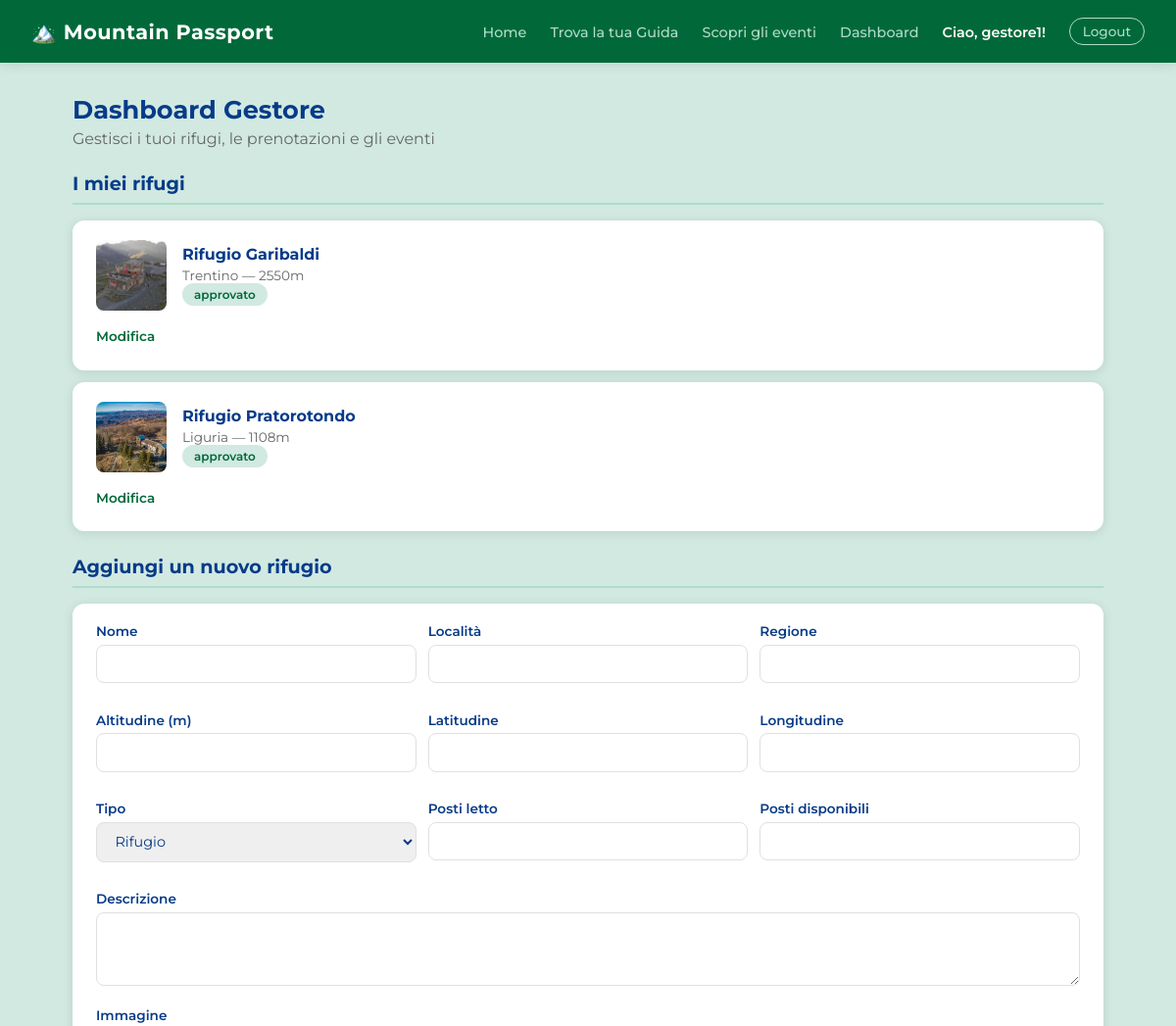
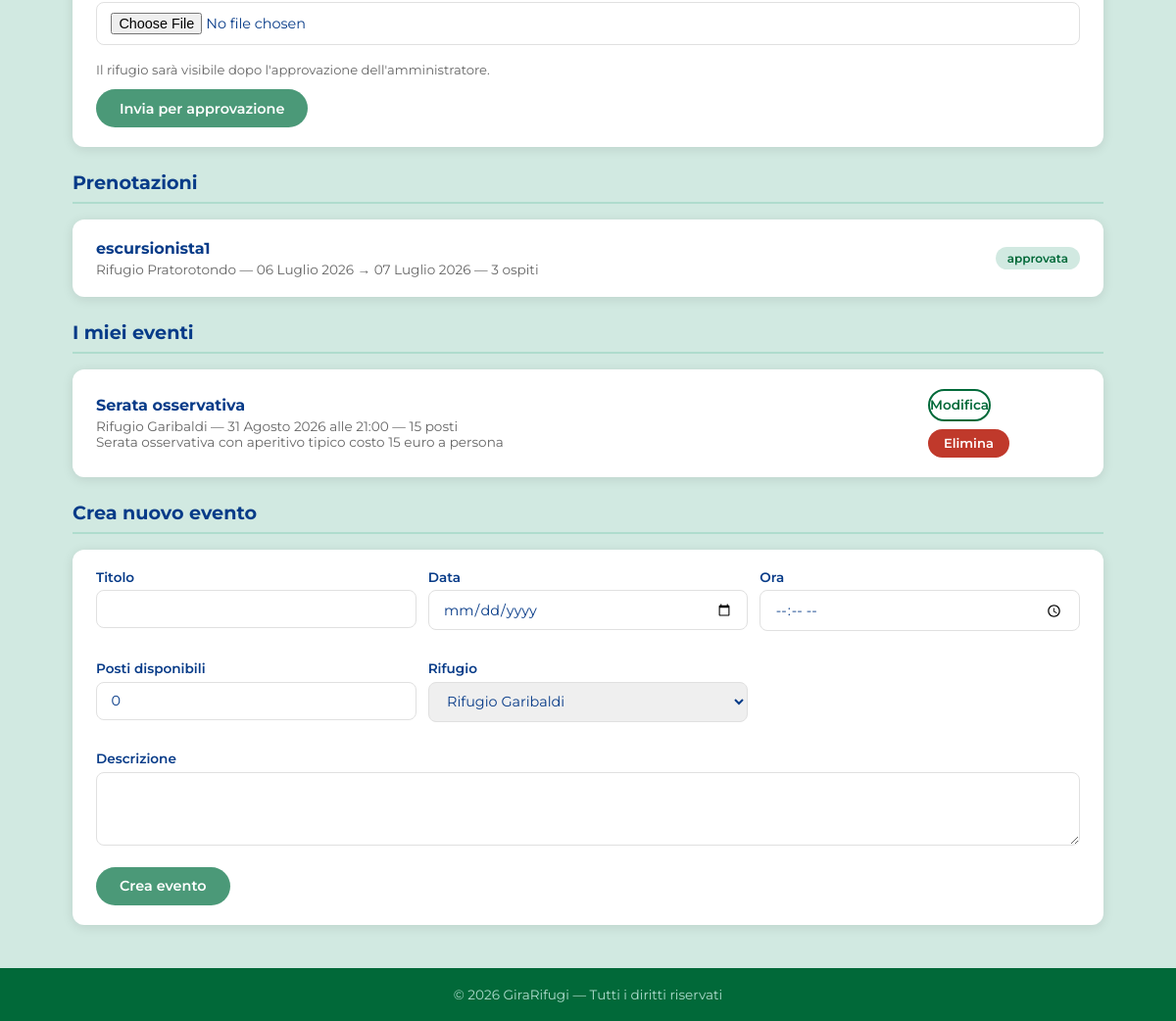
/gestore/ (signed in), run on the app's committed database (2 pictures, top to bottom).
### rifugi/models.py (models this page shows, shortened)
class Rifugio(models.Model):
    nome = models.CharField(max_length=200)
    localita = models.CharField(max_length=200)
    altitudine = models.IntegerField()
    latitudine = models.FloatField()
    longitudine = models.FloatField()
    regione = models.CharField(max_length=100)
    TIPO_CHOICES = [
        ('RIFUGIO', 'Rifugio'),
        ('BIVACCO', 'Bivacco'),
        ('CAPANNA', 'Capanna'),
    ]
    tipo = models.CharField(max_length=20, choices=TIPO_CHOICES, default='RIFUGIO')
    descrizione = models.TextField(blank=True)
    posti_letto = models.IntegerField(default=0)
    posti_disponibili = models.IntegerField(default=0)
    immagine = models.ImageField(upload_to='rifugi/', blank=True, null=True)
    qr_uuid = models.UUIDField(default=uuid.uuid4, unique=True, editable=False)
    STATO_CHOICES = [
        ('in_attesa', 'In attesa'),
        ('approvato', 'Approvato'),
    ]
    stato = models.CharField(max_length=20, choices=STATO_CHOICES, default='in_attesa')
    gestore = models.ForeignKey(
        User,
        on_delete=models.SET_NULL,
        null=True,
        blank=True,
        related_name='rifugi'
    )
    class Meta:
        verbose_name_plural = "Rifugi"

class Prenotazione(models.Model):
    escursionista = models.ForeignKey(
        User,
        on_delete=models.CASCADE,
        related_name='prenotazioni'
    )
    rifugio = models.ForeignKey(
        Rifugio,
        on_delete=models.CASCADE,
        related_name='prenotazioni'
    )
    data_arrivo = models.DateField()
    data_partenza = models.DateField()
    num_ospiti = models.IntegerField(default=1)
    STATO_CHOICES = [
        ('in_attesa', 'In attesa'),
        ('approvata', 'Approvata'),
        ('rifiutata', 'Rifiutata'),
    ]
    stato = models.CharField(max_length=20, choices=STATO_CHOICES, default='in_attesa')
    class Meta:
        verbose_name_plural = "Prenotazioni"

class Evento(models.Model):
    rifugio = models.ForeignKey(
        Rifugio,
        on_delete=models.CASCADE,
        related_name='eventi'
    )
    titolo = models.CharField(max_length=200)
    descrizione = models.TextField(blank=True)
    data = models.DateField()
    ora = models.TimeField(blank=True, null=True)
    posti_disponibili = models.IntegerField(default=0)
    class Meta:
        verbose_name_plural = "Eventi"
        ordering = ['data']

### rifugi/views.py (the view)
        def wrapper(request, *args, **kwargs):
            if not request.user.is_authenticated:
                from django.contrib.auth.views import redirect_to_login
                return redirect_to_login(request.get_full_path())
            if not request.user.groups.filter(name=nome_gruppo).exists() and not request.user.is_superuser:
                return render(request, '403.html', status=403)
            return view_func(request, *args, **kwargs)

### templates/rifugi/dashboard_gestore.html (shortened to what this page needs)
{% extends 'base.html' %}
{% block content %}
<div class="page-header">
    <h2>Dashboard Gestore</h2>
    <p>Gestisci i tuoi rifugi, le prenotazioni e gli eventi</p>
</div>
<h2 class="section-title">I miei rifugi</h2>
{% for r in rifugi %}
<div class="card">
    <div style="display:flex; align-items:center; gap:1rem; flex:1;">
        {% if r.immagine %}
            <img src="{{ r.immagine.url }}" alt="{{ r.nome }}" style="width:72px; height:72px; border-radius:var(--radius-sm); object-fit:cover; flex-shrink:0;">
        {% else %}
            <div style="width:72px; height:72px; border-radius:var(--radius-sm); background:linear-gradient(135deg, var(--green) 0%, var(--blue-dark) 100%); flex-shrink:0;"></div>
        {% endif %}
        <div>
            <h3>{{ r.nome }}</h3>
            <p>{{ r.regione }} — {{ r.altitudine }}m</p>
            <span class="badge {% if r.stato == 'approvato' %}badge-green{% else %}badge-gray{% endif %}">{{ r.stato }}</span>
        </div>
    </div>
    <details class="modifica-details">
        <summary>Modifica</summary>
    </details>
</div>
{% empty %}
<div class="empty-state">
    <span class="material-icons">home</span>
    <p>Nessun rifugio ancora. Aggiungine uno qui sotto!</p>
</div>
{% endfor %}
<h2 class="section-title">Aggiungi un nuovo rifugio</h2>
<div class="card" style="display:block;">
    <form method="post" enctype="multipart/form-data">
        <div class="prenota-grid">
            <div class="form-group">
                <label>Nome</label>
                <input type="text" name="nome" required>
            </div>
            <div class="form-group">
                <label>Località</label>
                <input type="text" name="localita" required>
            </div>
            <div class="form-group">
                <label>Regione</label>
                <input type="text" name="regione" required>
            </div>
            <div class="form-group">
                <label>Altitudine (m)</label>
                <input type="number" name="altitudine" required>
            </div>
            <div class="form-group">
                <label>Latitudine</label>
                <input type="number" name="latitudine" step="any" required>
            </div>
            <div class="form-group">
                <label>Longitudine</label>
                <input type="number" name="longitudine" step="any" required>
            </div>
            <div class="form-group">
                <label>Tipo</label>
                <select name="tipo">
                    <option value="RIFUGIO">Rifugio</option>
                </select>
            </div>
            <div class="form-group">
                <label>Posti letto</label>
                <input type="number" name="posti_letto" required>
            </div>
            <div class="form-group">
                <label>Posti disponibili</label>
                <input type="number" name="posti_disponibili" required>
            </div>
        </div>
        <div class="form-group">
            <label>Descrizione</label>
            <textarea name="descrizione" rows="3"></textarea>
        </div>
        <div class="form-group">
            <label>Immagine</label>
            <input type="file" name="immagine" accept="image/*">
        </div>
        <p style="font-size:0.82rem; color:var(--gray); margin-bottom:0.75rem;">
            Il rifugio sarà visibile dopo l'approvazione dell'amministratore.
        </p>
        <button type="submit" class="btn btn-primary">Invia per approvazione</button>
    </form>
</div>
<h2 class="section-title">Prenotazioni</h2>
{% for p in prenotazioni %}
<div class="card">
    <div>
        <h3>{{ p.escursionista.username }}</h3>
        <p>{{ p.rifugio.nome }} — {{ p.data_arrivo }} → {{ p.data_partenza }} — {{ p.num_ospiti }} ospiti</p>
    </div>
    <div style="display:flex; align-items:center; gap:0.75rem; flex-wrap:wrap;">
        <span class="badge {% if p.stato == 'approvata' %}badge-green{% elif p.stato == 'rifiutata' %}badge-red{% else %}badge-gray{% endif %}">
            {{ p.stato }}
        </span>
    </div>
</div>
{% empty %}
<div class="empty-state">
    <span class="material-icons">calendar_today</span>
    <p>Nessuna prenotazione ancora.</p>
</div>
{% endfor %}
<h2 class="section-title">I miei eventi</h2>
{% for e in eventi %}
<div class="card">
    <div>
        <h3>{{ e.titolo }}</h3>
        <p>{{ e.rifugio.nome }} — {{ e.data }}{% if e.ora %} alle {{ e.ora }}{% endif %} — {{ e.posti_disponibili }} posti</p>
        {% if e.descrizione %}<p>{{ e.descrizione }}</p>{% endif %}
    </div>
    <div style="display:flex; gap:0.5rem; flex-wrap:wrap;">
        <details class="modifica-details">
            <summary class="btn btn-outline btn-sm">Modifica</summary>
        </details>
        <form method="post" style="display:inline;">
            <button type="submit" class="btn btn-danger btn-sm" onclick="return confirm('Eliminare questo evento?')">Elimina</button>
        </form>
    </div>
</div>
{% empty %}
<div class="empty-state">
    <span class="material-icons">event</span>
    <p>Nessun evento ancora.</p>
</div>
{% endfor %}
<h2 class="section-title">Crea nuovo evento</h2>
<div class="card" style="display:block;">
    <form method="post">
        <div class="prenota-grid">
            <div class="form-group">
                <label>Titolo</label>
                <input type="text" name="titolo" required>
            </div>
            <div class="form-group">
                <label>Data</label>
                <input type="date" name="data" required>
            </div>
            <div class="form-group">
                <label>Ora</label>
                <input type="time" name="ora">
            </div>
            <div class="form-group">
                <label>Posti disponibili</label>
                <input type="number" name="posti_disponibili" value="0">
            </div>
            <div class="form-group">
                <label>Rifugio</label>
                <select name="rifugio">
                    {% for r in rifugi %}
                    <option value="{{ r.pk }}">{{ r.nome }}</option>
                    {% endfor %}
                </select>
            </div>
        </div>
        <div class="form-group">
            <label>Descrizione</label>
            <textarea name="descrizione" rows="3"></textarea>
        </div>
        <button type="submit" class="btn btn-primary">Crea evento</button>
    </form>
</div>
{% endblock %}

### templates/base.html (shortened to what this page needs)
{% load static %}
<!DOCTYPE html>
<html lang="it">
<head>
    <link rel="stylesheet" href="{% static 'css/base.css' %}">
    <link rel="stylesheet" href="{% static 'css/home.css' %}">
    <link rel="stylesheet" href="{% static 'css/eventi.css' %}">
    <link rel="stylesheet" href="{% static 'css/detail.css' %}">
    <link rel="stylesheet" href="{% static 'css/form.css' %}">
    <link rel="stylesheet" href="{% static 'css/pages.css' %}">
</head>
<body>
<nav class="navbar">
    <a href="{% url 'home' %}" class="navbar-brand">🏔️ Mountain Passport</a>
    <ul class="navbar-nav">
        <li><a href="{% url 'home' %}">Home</a></li>
        <li><a href="{% url 'guide' %}">Trova la tua Guida</a></li>
        <li><a href="{% url 'eventi' %}">Scopri gli eventi</a></li>
        {% if user.is_authenticated %}
            {% if user.groups.all.0.name == 'Escursionista' %}
                <li><a href="{% url 'checkin' %}">Check-in</a></li>
                <li><a href="{% url 'passaporto' %}">Passaporto</a></li>
            {% elif user.groups.all.0.name == 'GestoreRifugio' %}
                <li><a href="{% url 'dashboard_gestore' %}">Dashboard</a></li>
            {% elif user.groups.all.0.name == 'GuidaAlpina' %}
                <li><a href="{% url 'dashboard_guida' %}">Dashboard</a></li>
            {% elif user.groups.all.0.name == 'Admin' or user.is_superuser %}
                <li><a href="{% url 'pannello_admin' %}">Pannello Admin</a></li>
            {% endif %}
            <li><span class="navbar-user">Ciao, {{ user.username }}!</span></li>
            <li>
                <form method="post" action="/accounts/logout/" style="display:inline">
                    <button type="submit" class="btn-logout">Logout</button>
                </form>
            </li>
        {% else %}
            <li><a href="/accounts/login/">Login</a></li>
            <li><a href="{% url 'register' %}">Registrati</a></li>
        {% endif %}
    </ul>
</nav>
<main>
    {% block content %}{% endblock %}
</main>
<footer>
    <p>&copy; 2026 GiraRifugi — Tutti i diritti riservati</p>
</footer>
</body>
</html>

### data on the page
Rifugio: immagine (picture), nome "Rifugio Garibaldi", regione "Trentino", altitudine "2550", stato "approvato"
Rifugio: immagine (picture), nome "Rifugio Pratorotondo", regione "Liguria", altitudine "1108", stato "approvato"
Prenotazione: escursionista.username "escursionista1", rifugio.nome "Rifugio Pratorotondo", data_arrivo "06 Luglio 2026", data_partenza "07 Luglio 2026", num_ospiti "3", stato "approvata"
Evento: titolo "Serata osservativa", rifugio.nome "Rifugio Garibaldi", data "31 Agosto 2026", ora "21:00", posti_disponibili "15", descrizione "Serata osservativa con aperitivo tipico costo 15 euro a persona"

### other printed values
{{ user.username }} "gestore1"
form field rifugio "Rifugio Garibaldi"
